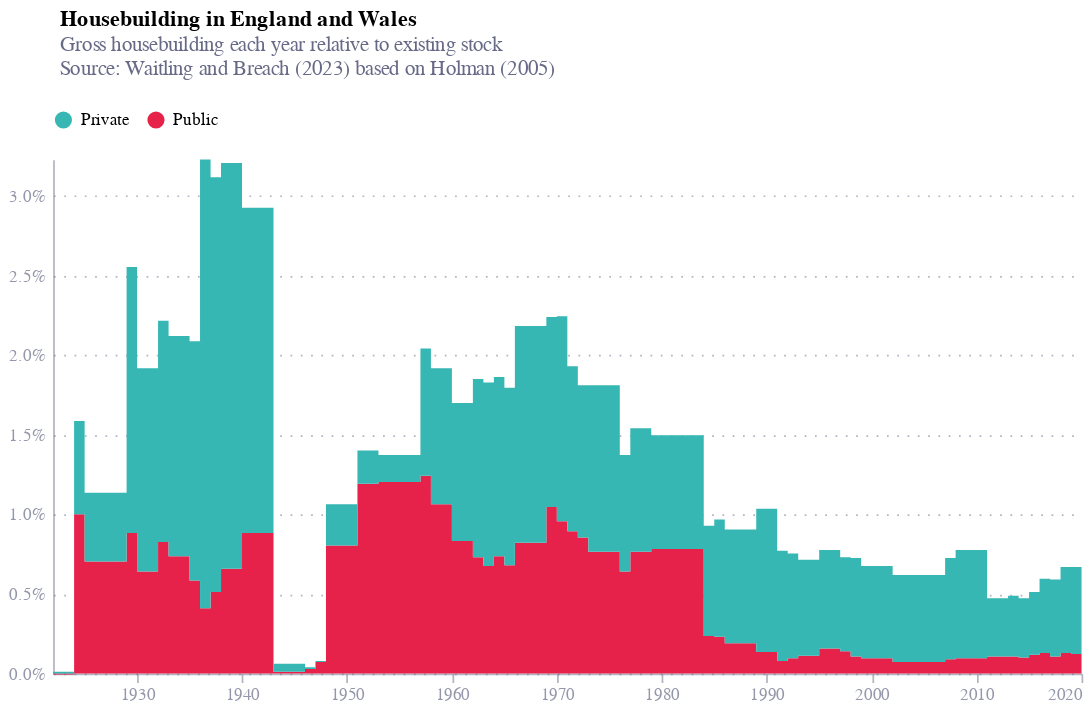

The cell this chart's notebook holds for it:
### Code cell
# stacked area chart
chart = alt.Chart(df).mark_area(
    interpolate='step-after',
).encode(
    x=alt.X('date:T', title=None),
    y=alt.Y('value:Q', title=None, 
            axis=alt.Axis(format="%"),
            scale=alt.Scale(domainMin=0)),
    color=alt.Color('series:N',
                    legend=alt.Legend(
                        orient='top',

                    ),
                     title=None),
    strokeDash=alt.condition(
        alt.datum.series == 'Public',
        alt.value([3, 3]),
        alt.value([0, 0])
    ),
)

chart = chart.properties(
    width=600,
    height=300,
    title={
        "text": ["Housebuilding in England and Wales"],
        "dx": 30,
        "anchor": "start",
        "subtitle": ["Gross housebuilding each year relative to existing stock", "Source: Waitling and Breach (2023) based on Holman (2005)", ""],
        "subtitleColor": "#676A86",
    }
)

chart.save("england_wales.svg")
chart.save("england_wales.png", scale_factor=2.0)
chart.save("england_wales.json")
chart

### Figure 1 — Vega-Lite specification as saved in the notebook (floating-point values rounded to 4 significant figures)
{"config": {"font": "Circular Std", "mark": {"line": {"interpolate": "monotone"}}, "view": {"stroke": "transparent", "width": 400, "height": 300}, "range": {"category": ["#36B7B4", "#E6224B", "#F4C245", "#0063AF", "#00A767", "#179FDB", "#EB5C2E"], "diverging": ["#E6224B", "#E54753", "#C9C9C9", "#179FDB", "#122B39"], "heatmap": ["#C9C9C9", "#179FDB", "#0063AF", "#122B39"], "ordinal": ["#00A767", "#36B7B4", "#179FDB", "#0063AF", "#243B5A"]}, "axisX": {"domainColor": "#676A86", "domainOpacity": 0.5, "grid": false, "labelAngle": 0, "labelColor": "#676A86", "labelOpacity": 0.7, "orient": "bottom", "tickColor": "#676A86", "tickCount": 10, "tickOpacity": 0.5, "title": false, "titleAlign": "center", "titleAnchor": "middle", "titleColor": "#676A86", "titleFontSize": 12, "titleOpacity": 0.8, "titleY": -15}, "axisY": {"domainColor": "#676A86", "domainOpacity": 0.5, "gridColor": "#676A86", "gridDash": [1, 5], "gridOpacity": 0.5, "labelColor": "#676A86", "labelOpacity": 0.7, "labelPadding": 5, "tickColor": "#676A86", "tickCount": 8, "tickOpacity": 0.5, "ticks": false, "titleAlign": "left", "titleAngle": 0, "titleBaseline": "bottom", "titleColor": "#676A86", "titleFontSize": 12, "titleOpacity": 0.8, "titleX": 0, "titleY": -7}}, "data": {"name": "data-ab8182bb3cf725f96fb21f12ab3b0bcc"}, "mark": {"type": "area", "interpolate": "step-after"}, "encoding": {"color": {"field": "series", "legend": {"orient": "top"}, "title": null, "type": "nominal"}, "strokeDash": {"condition": {"test": "(datum.series === 'Public')", "value": [3, 3]}, "value": [0, 0]}, "x": {"field": "date", "title": null, "type": "temporal"}, "y": {"axis": {"format": "%"}, "field": "value", "scale": {"domainMin": 0}, "title": null, "type": "quantitative"}}, "height": 300, "title": {"text": ["Housebuilding in England and Wales"], "dx": 30, "anchor": "start", "subtitle": ["Gross housebuilding each year relative to existing stock", "Source: Waitling and Breach (2023) based on Holman (2005)", ""], "subtitleColor": "#676A86"}, "width": 600, "$schema": "https://vega.github.io/schema/vega-lite/v5.8.0.json", "datasets": {"data-ab8182bb3cf725f96fb21f12ab3b0bcc": [{"date": "1922-01-01", "series": "Public", "value": -5.629e-05}, {"date": "1924-01-01", "series": "Public", "value": 0.01002}, {"date": "1925-01-01", "series": "Public", "value": 0.007036}, {"date": "1929-01-01", "series": "Public", "value": 0.008837}, {"date": "1930-01-01", "series": "Public", "value": 0.006417}, {"date": "1932-01-01", "series": "Public", "value": 0.008274}, {"date": "1933-01-01", "series": "Public", "value": 0.007373}, {"date": "1935-01-01", "series": "Public", "value": 0.005854}, {"date": "1936-01-01", "series": "Public", "value": 0.004109}, {"date": "1937-01-01", "series": "Public", "value": 0.005122}, {"date": "1938-01-01", "series": "Public", "value": 0.006585}, {"date": "1940-01-01", "series": "Public", "value": 0.008837}, {"date": "1943-01-01", "series": "Public", "value": 0.0001126}, {"date": "1946-01-01", "series": "Public", "value": 0.0002814}, {"date": "1947-01-01", "series": "Public", "value": 0.0007317}, {"date": "1948-01-01", "series": "Public", "value": 0.008049}, {"date": "1951-01-01", "series": "Public", "value": 0.01193}, {"date": "1953-01-01", "series": "Public", "value": 0.01205}, {"date": "1957-01-01", "series": "Public", "value": 0.01244}, {"date": "1958-01-01", "series": "Public", "value": 0.01064}, {"date": "1960-01-01", "series": "Public", "value": 0.00833}, {"date": "1962-01-01", "series": "Public", "value": 0.007317}, {"date": "1963-01-01", "series": "Public", "value": 0.006754}, {"date": "1964-01-01", "series": "Public", "value": 0.007373}, {"date": "1965-01-01", "series": "Public", "value": 0.006811}, {"date": "1966-01-01", "series": "Public", "value": 0.008218}, {"date": "1969-01-01", "series": "Public", "value": 0.01047}, {"date": "1970-01-01", "series": "Public", "value": 0.009568}, {"date": "1971-01-01", "series": "Public", "value": 0.008949}, {"date": "1972-01-01", "series": "Public", "value": 0.008555}, {"date": "1973-01-01", "series": "Public", "value": 0.007655}, {"date": "1976-01-01", "series": "Public", "value": 0.006417}, {"date": "1977-01-01", "series": "Public", "value": 0.007655}, {"date": "1979-01-01", "series": "Public", "value": 0.007824}, {"date": "1984-01-01", "series": "Public", "value": 0.002364}, {"date": "1985-01-01", "series": "Public", "value": 0.002308}, {"date": "1986-01-01", "series": "Public", "value": 0.001914}, {"date": "1989-01-01", "series": "Public", "value": 0.001351}, {"date": "1991-01-01", "series": "Public", "value": 0.000788}, {"date": "1992-01-01", "series": "Public", "value": 0.0009568}, {"date": "1993-01-01", "series": "Public", "value": 0.001126}, {"date": "1995-01-01", "series": "Public", "value": 0.001576}, {"date": "1997-01-01", "series": "Public", "value": 0.001407}, {"date": "1998-01-01", "series": "Public", "value": 0.001069}, {"date": "1999-01-01", "series": "Public", "value": 0.0009568}, {"date": "2002-01-01", "series": "Public", "value": 0.0007317}, {"date": "2007-01-01", "series": "Public", "value": 0.0009006}, {"date": "2008-01-01", "series": "Public", "value": 0.0009568}, {"date": "2011-01-01", "series": "Public", "value": 0.001069}, {"date": "2013-01-01", "series": "Public", "value": 0.001069}, {"date": "2014-01-01", "series": "Public", "value": 0.001013}, {"date": "2015-01-01", "series": "Public", "value": 0.001182}, {"date": "2016-01-01", "series": "Public", "value": 0.001295}, {"date": "2017-01-01", "series": "Public", "value": 0.001069}, {"date": "2018-01-01", "series": "Public", "value": 0.001295}, {"date": "2019-01-01", "series": "Public", "value": 0.001238}, {"date": "2020-01-01", "series": "Public", "value": 0.001351}, {"date": "1922-01-01", "series": "Private", "value": 0.0001126}, {"date": "1924-01-01", "series": "Private", "value": 0.005854}, {"date": "1925-01-01", "series": "Private", "value": 0.004334}, {"date": "1929-01-01", "series": "Private", "value": 0.01672}, {"date": "1930-01-01", "series": "Private", "value": 0.01278}, {"date": "1932-01-01", "series": "Private", "value": 0.0139}, {"date": "1933-01-01", "series": "Private", "value": 0.01385}, {"date": "1935-01-01", "series": "Private", "value": 0.01503}, {"date": "1936-01-01", "series": "Private", "value": 0.0282}, {"date": "1937-01-01", "series": "Private", "value": 0.02606}, {"date": "1938-01-01", "series": "Private", "value": 0.0255}, {"date": "1940-01-01", "series": "Private", "value": 0.02043}, {"date": "1943-01-01", "series": "Private", "value": 0.0005066}, {"date": "1946-01-01", "series": "Private", "value": 0.0001126}, {"date": "1947-01-01", "series": "Private", "value": 5.629e-05}, {"date": "1948-01-01", "series": "Private", "value": 0.002589}, {"date": "1951-01-01", "series": "Private", "value": 0.002083}, {"date": "1953-01-01", "series": "Private", "value": 0.001689}, {"date": "1957-01-01", "series": "Private", "value": 0.007992}, {"date": "1958-01-01", "series": "Private", "value": 0.008555}, {"date": "1960-01-01", "series": "Private", "value": 0.008668}, {"date": "1962-01-01", "series": "Private", "value": 0.0112}, {"date": "1963-01-01", "series": "Private", "value": 0.01154}, {"date": "1964-01-01", "series": "Private", "value": 0.01126}, {"date": "1965-01-01", "series": "Private", "value": 0.01114}, {"date": "1966-01-01", "series": "Private", "value": 0.01362}, {"date": "1969-01-01", "series": "Private", "value": 0.01193}, {"date": "1970-01-01", "series": "Private", "value": 0.01289}, {"date": "1971-01-01", "series": "Private", "value": 0.01036}, {"date": "1972-01-01", "series": "Private", "value": 0.009568}, {"date": "1973-01-01", "series": "Private", "value": 0.01047}, {"date": "1976-01-01", "series": "Private", "value": 0.007317}, {"date": "1977-01-01", "series": "Private", "value": 0.007767}, {"date": "1979-01-01", "series": "Private", "value": 0.007148}, {"date": "1984-01-01", "series": "Private", "value": 0.006923}, {"date": "1985-01-01", "series": "Private", "value": 0.007373}, {"date": "1986-01-01", "series": "Private", "value": 0.007148}, {"date": "1989-01-01", "series": "Private", "value": 0.009006}, {"date": "1991-01-01", "series": "Private", "value": 0.006923}, {"date": "1992-01-01", "series": "Private", "value": 0.006585}, {"date": "1993-01-01", "series": "Private", "value": 0.006023}, {"date": "1995-01-01", "series": "Private", "value": 0.006191}, {"date": "1997-01-01", "series": "Private", "value": 0.00591}, {"date": "1998-01-01", "series": "Private", "value": 0.006191}, {"date": "1999-01-01", "series": "Private", "value": 0.005797}, {"date": "2002-01-01", "series": "Private", "value": 0.00546}, {"date": "2007-01-01", "series": "Private", "value": 0.00636}, {"date": "2008-01-01", "series": "Private", "value": 0.006811}, {"date": "2011-01-01", "series": "Private", "value": 0.003659}, {"date": "2013-01-01", "series": "Private", "value": 0.003827}, {"date": "2014-01-01", "series": "Private", "value": 0.003715}, {"date": "2015-01-01", "series": "Private", "value": 0.00394}, {"date": "2016-01-01", "series": "Private", "value": 0.004672}, {"date": "2017-01-01", "series": "Private", "value": 0.004841}, {"date": "2018-01-01", "series": "Private", "value": 0.005403}, {"date": "2019-01-01", "series": "Private", "value": 0.00546}, {"date": "2020-01-01", "series": "Private", "value": 0.005685}]}}
